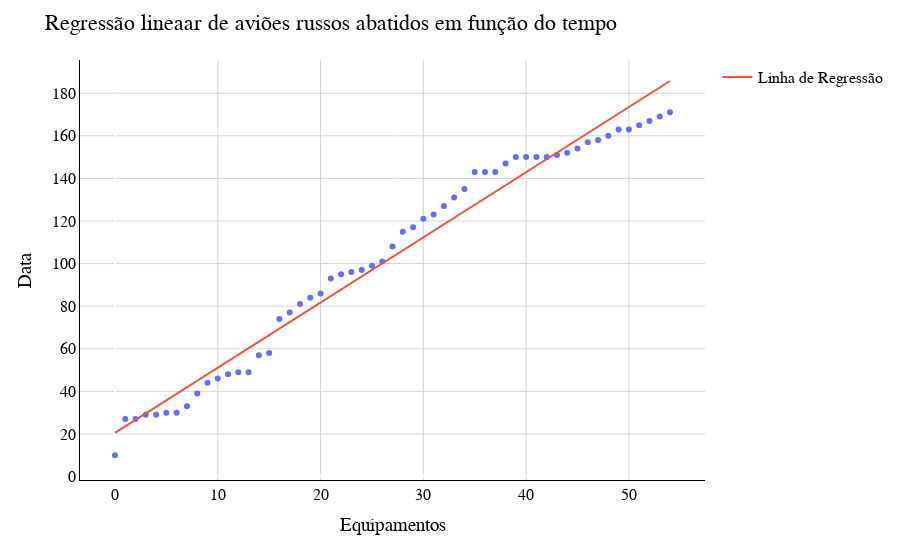

Notebook code cell kept with this figure:
### Code cell
grf_regresion = px.scatter(x = Dia.ravel(), y = y_base_war)
grf_regresion.add_scatter(x = Dia.ravel(), y = previsoes, name = 'Linha de Regressão')

#Adcionando templates do Gráfico
grf_regresion.update_layout(title='Regressão lineaar de aviões russos abatidos em função do tempo',
xaxis_title='Equipamentos',
yaxis_title='Data',
plot_bgcolor = 'white',
font = {'family': 'Arial','size': 16,'color': 'black'})

#Configurando a formatação
grf_regresion.update_xaxes( showgrid=True, gridwidth=1, gridcolor='lightgray',
showline=True, linewidth=1, linecolor='black')
grf_regresion.update_yaxes(showgrid=True, gridwidth=1, gridcolor='lightgray',
showline=True, linewidth=1, linecolor='black')
grf_regresion.show()

### Figure 1 — Plotly figure (JSON) as saved in the notebook; plotly's stock layout.template omitted (floating-point values rounded to 4 significant figures)
{"data": [{"hovertemplate": "x=%{x}<br>y=%{y}<extra></extra>", "legendgroup": "", "marker": {"color": "#636efa", "symbol": "circle"}, "mode": "markers", "name": "", "orientation": "v", "showlegend": false, "type": "scatter", "x": [0, 1, 2, 3, 4, 5, 6, 7, 8, 9, 10, 11, 12, 13, 14, 15, 16, 17, 18, 19, 20, 21, 22, 23, 24, 25, 26, 27, 28, 29, 30, 31, 32, 33, 34, 35, 36, 37, 38, 39, 40, 41, 42, 43, 44, 45, 46, 47, 48, 49, 50, 51, 52, 53, 54], "xaxis": "x", "y": [10, 27, 27, 29, 29, 30, 30, 33, 39, 44, 46, 48, 49, 49, 57, 58, 74, 77, 81, 84, 86, 93, 95, 96, 97, 99, 101, 108, 115, 117, 121, 123, 127, 131, 135, 143, 143, 143, 147, 150, 150, 150, 150, 151, 152, 154, 157, 158, 160, 163, 163, 165, 167, 169, 171], "yaxis": "y"}, {"name": "Linha de Regressão", "type": "scatter", "x": [0, 1, 2, 3, 4, 5, 6, 7, 8, 9, 10, 11, 12, 13, 14, 15, 16, 17, 18, 19, 20, 21, 22, 23, 24, 25, 26, 27, 28, 29, 30, 31, 32, 33, 34, 35, 36, 37, 38, 39, 40, 41, 42, 43, 44, 45, 46, 47, 48, 49, 50, 51, 52, 53, 54], "y": [20.49, 23.55, 26.61, 29.67, 32.73, 35.79, 38.85, 41.91, 44.97, 48.03, 51.09, 54.15, 57.21, 60.27, 63.33, 66.39, 69.45, 72.51, 75.57, 78.63, 81.69, 84.75, 87.81, 90.87, 93.93, 96.99, 100.0, 103.1, 106.2, 109.2, 112.3, 115.3, 118.4, 121.5, 124.5, 127.6, 130.6, 133.7, 136.8, 139.8, 142.9, 145.9, 149.0, 152.1, 155.1, 158.2, 161.2, 164.3, 167.4, 170.4, 173.5, 176.5, 179.6, 182.7, 185.7]}], "layout": {"font": {"color": "black", "family": "Arial", "size": 16}, "legend": {"tracegroupgap": 0}, "margin": {"t": 60}, "plot_bgcolor": "white", "title": {"text": "Regressão lineaar de aviões russos abatidos em função do tempo"}, "xaxis": {"anchor": "y", "domain": [0, 1], "gridcolor": "lightgray", "gridwidth": 1, "linecolor": "black", "linewidth": 1, "showgrid": true, "showline": true, "title": {"text": "Equipamentos"}}, "yaxis": {"anchor": "x", "domain": [0, 1], "gridcolor": "lightgray", "gridwidth": 1, "linecolor": "black", "linewidth": 1, "showgrid": true, "showline": true, "title": {"text": "Data"}}}}
